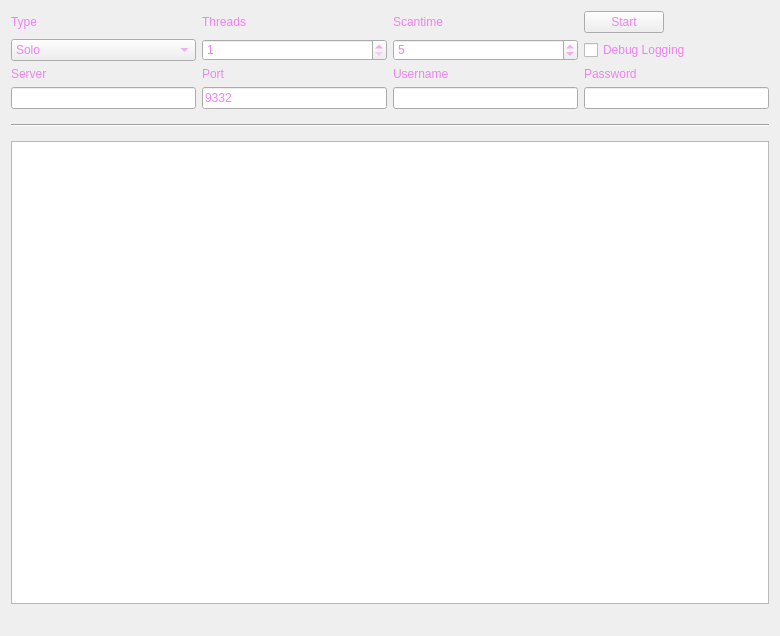
<?xml version="1.0" encoding="UTF-8"?>
<ui version="4.0">
 <class>MiningPage</class>
 <widget class="QWidget" name="MiningPage">
  <property name="geometry">
   <rect>
    <x>0</x>
    <y>0</y>
    <width>780</width>
    <height>636</height>
   </rect>
  </property>
  <property name="styleSheet">
   <string notr="true">QWidget { color: violet; }</string>
  </property>
  <property name="windowTitle">
   <string>Mining ⚒</string>
  </property>
  <layout class="QGridLayout" name="gridLayout">
   <property name="sizeConstraint">
    <enum>QLayout::SetMaximumSize</enum>
   </property>
   <item row="7" column="1">
    <widget class="QLineEdit" name="serverLine">
     <property name="enabled">
      <bool>true</bool>
     </property>
    </widget>
   </item>
   <item row="6" column="3">
    <widget class="QLabel" name="usernameLabel">
     <property name="enabled">
      <bool>true</bool>
     </property>
     <property name="text">
      <string>Username</string>
     </property>
    </widget>
   </item>
   <item row="6" column="1">
    <widget class="QLabel" name="serverLabel">
     <property name="enabled">
      <bool>true</bool>
     </property>
     <property name="text">
      <string>Server</string>
     </property>
    </widget>
   </item>
   <item row="7" column="3">
    <widget class="QLineEdit" name="usernameLine">
     <property name="enabled">
      <bool>true</bool>
     </property>
     <property name="text">
      <string/>
     </property>
    </widget>
   </item>
   <item row="6" column="4">
    <widget class="QLabel" name="passwordLabel">
     <property name="enabled">
      <bool>true</bool>
     </property>
     <property name="text">
      <string>Password</string>
     </property>
    </widget>
   </item>
   <item row="6" column="2">
    <widget class="QLabel" name="portLabel">
     <property name="enabled">
      <bool>true</bool>
     </property>
     <property name="text">
      <string>Port</string>
     </property>
    </widget>
   </item>
   <item row="3" column="4">
    <widget class="QPushButton" name="startButton">
     <property name="sizePolicy">
      <sizepolicy hsizetype="Fixed" vsizetype="Fixed">
       <horstretch>0</horstretch>
       <verstretch>0</verstretch>
      </sizepolicy>
     </property>
     <property name="text">
      <string>Start</string>
     </property>
    </widget>
   </item>
   <item row="8" column="1" colspan="4">
    <widget class="Line" name="line">
     <property name="sizePolicy">
      <sizepolicy hsizetype="Minimum" vsizetype="Fixed">
       <horstretch>0</horstretch>
       <verstretch>0</verstretch>
      </sizepolicy>
     </property>
     <property name="minimumSize">
      <size>
       <width>0</width>
       <height>20</height>
      </size>
     </property>
     <property name="orientation">
      <enum>Qt::Horizontal</enum>
     </property>
    </widget>
   </item>
   <item row="13" column="1" colspan="4">
    <widget class="QListWidget" name="list">
     <property name="autoScrollMargin">
      <number>100000</number>
     </property>
     <property name="dragDropMode">
      <enum>QAbstractItemView::DragOnly</enum>
     </property>
     <property name="selectionMode">
      <enum>QAbstractItemView::NoSelection</enum>
     </property>
     <property name="movement">
      <enum>QListView::Snap</enum>
     </property>
     <property name="batchSize">
      <number>10</number>
     </property>
    </widget>
   </item>
   <item row="14" column="1" colspan="2">
    <widget class="QLabel" name="shareCount">
     <property name="font">
      <font>
       <pointsize>10</pointsize>
       <weight>75</weight>
       <bold>true</bold>
      </font>
     </property>
     <property name="text">
      <string/>
     </property>
    </widget>
   </item>
   <item row="3" column="3">
    <widget class="QLabel" name="scantimeLabel">
     <property name="enabled">
      <bool>true</bool>
     </property>
     <property name="layoutDirection">
      <enum>Qt::LeftToRight</enum>
     </property>
     <property name="text">
      <string>Scantime</string>
     </property>
    </widget>
   </item>
   <item row="3" column="2">
    <widget class="QLabel" name="threadsLabel">
     <property name="enabled">
      <bool>true</bool>
     </property>
     <property name="text">
      <string>Threads</string>
     </property>
    </widget>
   </item>
   <item row="4" column="4">
    <widget class="QCheckBox" name="debugCheckBox">
     <property name="text">
      <string>Debug Logging</string>
     </property>
    </widget>
   </item>
   <item row="3" column="1">
    <widget class="QLabel" name="typeLabel">
     <property name="text">
      <string>Type</string>
     </property>
    </widget>
   </item>
   <item row="4" column="2">
    <widget class="QSpinBox" name="threadsBox">
     <property name="enabled">
      <bool>true</bool>
     </property>
     <property name="minimum">
      <number>1</number>
     </property>
     <property name="maximum">
      <number>99</number>
     </property>
     <property name="singleStep">
      <number>1</number>
     </property>
    </widget>
   </item>
   <item row="4" column="1">
    <widget class="QComboBox" name="typeBox">
     <property name="editable">
      <bool>false</bool>
     </property>
     <property name="currentIndex">
      <number>0</number>
     </property>
     <item>
      <property name="text">
       <string>Solo</string>
      </property>
     </item>
     <item>
      <property name="text">
       <string>Pool</string>
      </property>
     </item>
    </widget>
   </item>
   <item row="4" column="3">
    <widget class="QSpinBox" name="scantimeBox">
     <property name="enabled">
      <bool>true</bool>
     </property>
     <property name="minimum">
      <number>1</number>
     </property>
     <property name="value">
      <number>5</number>
     </property>
    </widget>
   </item>
   <item row="7" column="2">
    <widget class="QLineEdit" name="portLine">
     <property name="enabled">
      <bool>true</bool>
     </property>
     <property name="text">
      <string>9332</string>
     </property>
     <property name="value" stdset="0">
      <number>9332</number>
     </property>
    </widget>
   </item>
   <item row="7" column="4">
    <widget class="QLineEdit" name="passwordLine">
     <property name="enabled">
      <bool>true</bool>
     </property>
    </widget>
   </item>
   <item row="14" column="3" colspan="2">
    <widget class="QLabel" name="mineSpeedLabel">
     <property name="sizePolicy">
      <sizepolicy hsizetype="Preferred" vsizetype="Preferred">
       <horstretch>0</horstretch>
       <verstretch>0</verstretch>
      </sizepolicy>
     </property>
     <property name="font">
      <font>
       <pointsize>10</pointsize>
       <weight>75</weight>
       <bold>true</bold>
      </font>
     </property>
     <property name="text">
      <string/>
     </property>
     <property name="alignment">
      <set>Qt::AlignRight|Qt::AlignTrailing|Qt::AlignVCenter</set>
     </property>
    </widget>
   </item>
  </layout>
 </widget>
 <layoutdefault spacing="6" margin="11"/>
 <tabstops>
  <tabstop>startButton</tabstop>
  <tabstop>typeBox</tabstop>
  <tabstop>threadsBox</tabstop>
  <tabstop>scantimeBox</tabstop>
  <tabstop>serverLine</tabstop>
  <tabstop>portLine</tabstop>
  <tabstop>usernameLine</tabstop>
  <tabstop>passwordLine</tabstop>
  <tabstop>debugCheckBox</tabstop>
  <tabstop>list</tabstop>
 </tabstops>
 <resources/>
 <connections/>
</ui>
